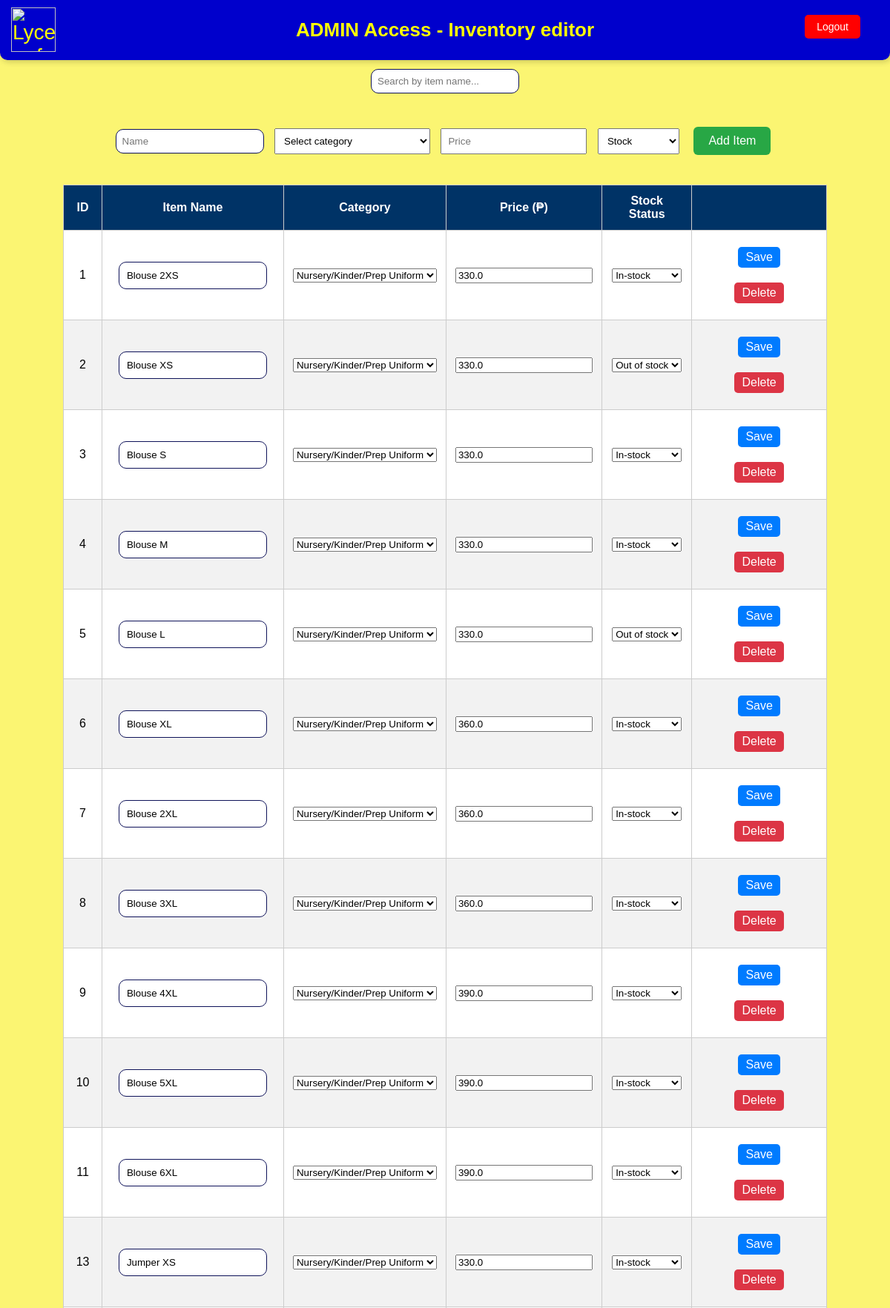
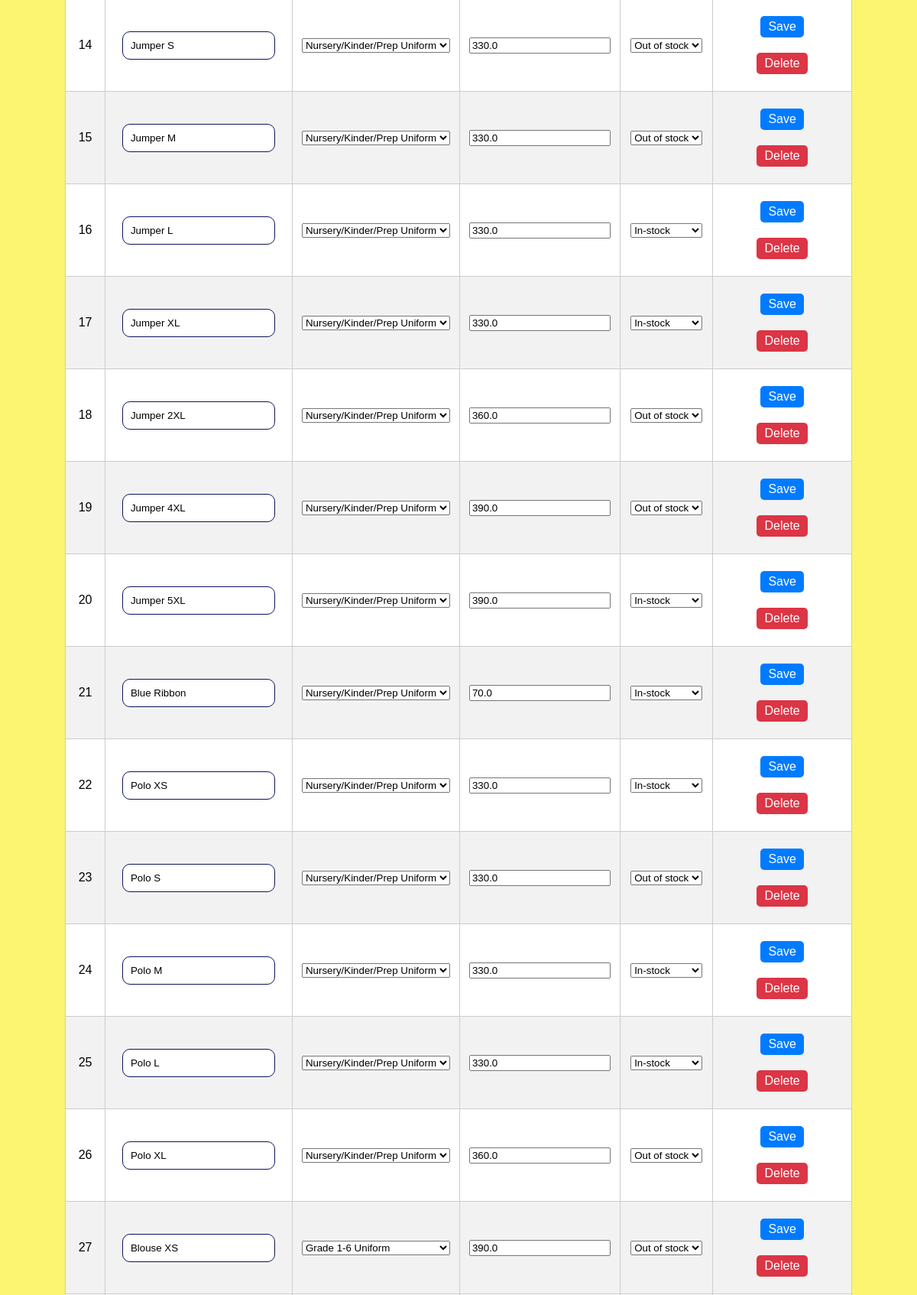
/admin (signed in, upper part), run on the app's committed database (2 pictures, top to bottom).
### tables this page shows
CREATE TABLE "items" (
                id INTEGER PRIMARY KEY AUTOINCREMENT,
                name TEXT NOT NULL,
                category TEXT CHECK(category IN ('School supplies', 'Uniforms', 'Nursery/Kinder/Prep Uniform', 'Grade 1-6 Uniform', 'Grade 7-12 Uniform', 'College - Uniform', 'Others')) NOT NULL,
                price REAL NOT NULL,
                stock_status TEXT CHECK(stock_status IN ('In-stock', 'Out of stock')) NOT NULL
            );

### bookstore_run.py (the view)
@app.route('/admin')
@requires_login
def admin():
    with sqlite3.connect(DB_FILE) as conn:
        conn.row_factory = sqlite3.Row
        cursor = conn.cursor()
        cursor.execute("SELECT * FROM items")
        rows = cursor.fetchall()
    return render_template('admin.html', items=rows)

### bookstore_run.py (called while the page is built)
def requires_login(f):
    @wraps(f)
    def decorated(*args, **kwargs):
        if not session.get('logged_in'):
            return redirect(url_for('login'))
        return f(*args, **kwargs)
    return decorated

### templates/admin.html (shortened to what this page needs)
<html>
<head>
    <link rel="stylesheet" href="/static/style.css">
</head>
<body>
   	<header>
        <h1>ADMIN Access - Inventory editor</h1>
			<img src="https://i.ibb.co/TBZTnjSF/logo.png" alt="Lyceum of Alabang" class="logo-left">
		<a href="/logout" onclick="return confirm('Are you sure you want to log out?')"; style="font-size: 14px; position: absolute; top: 20px; right: 40px; background: red; color: white; padding: 8px 16px; border-radius: 5px; text-decoration: none;">
    Logout
</a>
    </header>
		<div class="search-form">
        <br><input type="text" id="searchInput" placeholder="Search by item name..." onkeyup="searchTable()">
    </div>
    <form class="add-form" action="/admin/add" method="post">
        <input type="text" name="name" placeholder="Name" required>
        <select name="category" required>
			<option value="" disabled selected hidden>Select category</option>
        </select>
        <input type="number" name="price" step="0.01" placeholder="Price" required>
        <select name="stock_status" required>
			<option value="" disabled selected hidden>Stock</option>
        </select>
        <button type="submit">Add Item</button>
    </form>
    <table id="itemsTable">
        <thead>
            <tr>
                <th>ID</th>
                <th>Item Name</th>
                <th>Category</th>
                <th>Price (₱)</th>
                <th>Stock Status</th>
                <th></th>
            </tr>
        </thead>
        <tbody>
            {% for item in items %}
			<tr>
				<form method="POST" action="/admin/edit/{{ item['id'] }}" class="inline-form">
					<td>{{ item['id'] }}</td>
					<td><input type="text" name="name" value="{{ item['name'] }}" required></td>
					<td>
						<select name="category" required>
							<option value="Nursery/Kinder/Prep Uniform" {% if item['category'] == 'Nursery/Kinder/Prep Uniform' %}selected{% endif %}>Nursery/Kinder/Prep Uniform</option>
							<option value="Grade 1-6 Uniform" {% if item['category'] == 'Grade 1-6 Uniform' %}selected{% endif %}>Grade 1-6 Uniform</option>
						</select>
					</td>
					<td><input type="number" name="price" value="{{ item['price'] }}" required></td>
					<td>
						<select name="stock_status" required>
							<option value="In-stock" {% if item['stock_status'] == 'In-stock' %}selected{% endif %}>In-stock</option>
							<option value="Out of stock" {% if item['stock_status'] == 'Out of stock' %}selected{% endif %}>Out of stock</option>
						</select>
					</td>
					<td>
						<button type="submit" class="edit-btn">Save</button>
					</form>
					<form method="POST" action="/admin/delete/{{ item['id'] }}" style="display:inline;" onsubmit="return removeItem();">
						<button type="submit" class="delete-btn">Delete</button>
					</form>
			</tr>
            {% endfor %}
        </tbody>
    </table>
</body>
</html>

### static/style.css (style rules this page uses)
body { background-color: #fbf572; font-family: Arial, sans-serif; text-align: center; padding: 20px; }
h1, h2, h3 { color: #0e1259; }
button { background-color: #0e1259; color: white; border: none; padding: 10px 20px; margin: 10px; font-size: 16px; cursor: pointer; border-radius: 10px; }
input[type="text"] { padding: 10px; margin: 10px; border-radius: 10px; border: 1px solid #0e1259; width: 200px; }
table, th, td { border: 1px solid #ccc; border-collapse: collapse; padding: 10px; }

### templates/admin.html (style rules this page uses)
body { font-family: Arial, sans-serif; padding: 20px; margin-top: 50px }
header { position: fixed; top: 0; left: 0; right: 0; background-color: rgb(0, 0, 204); color: yellow; font-size: 28px; padding: 25px 200px; margin: 0; border-radius: 0 0 10px 10px; box-shadow: 2px 2px 8px rgba(0,0,0,0.2); z-index: 1000; }
header h1 { color: yellow; font-size: 26px; margin: 0; }
.logo-left, .logo-right { position: absolute; top: 20px; width: 50px; height: 50px; }
.logo-left { position: absolute; top: 10px; left: 15px; width: 60px; height: 60px; }
.add-form, .search-form { text-align: center; margin-bottom: 30px; }
.add-form input, .add-form select, .search-form input { padding: 8px; margin: 5px; }
.add-form button { padding: 10px 20px; background-color: #28a745; color: white; border: none; border-radius: 6px; cursor: pointer; }
table { width: 90%; margin: 0 auto; border-collapse: collapse; background-color: white; }
th, td { border: 1px solid #ccc; padding: 12px; text-align: center; }
th { background-color: #003366; color: white; }
tr:nth-child(even) { background-color: #f2f2f2; }
.edit-btn, .delete-btn { padding: 5px 10px; border-radius: 5px; text-decoration: none; color: white; }
.edit-btn { background-color: #007bff; }
.delete-btn { background-color: #dc3545; }
form.inline-form { display: inline; }

### data on the page
items: id "1", name "Blouse 2XS", category "Nursery/Kinder/Prep Uniform", price "330.0", stock_status "In-stock"
items: id "2", name "Blouse XS", category "Nursery/Kinder/Prep Uniform", price "330.0", stock_status "Out of stock"
items: id "3", name "Blouse S", category "Nursery/Kinder/Prep Uniform", price "330.0", stock_status "In-stock"
items: id "4", name "Blouse M", category "Nursery/Kinder/Prep Uniform", price "330.0", stock_status "In-stock"
items: id "5", name "Blouse L", category "Nursery/Kinder/Prep Uniform", price "330.0", stock_status "Out of stock"
items: id "6", name "Blouse XL", category "Nursery/Kinder/Prep Uniform", price "360.0", stock_status "In-stock"
items: id "7", name "Blouse 2XL", category "Nursery/Kinder/Prep Uniform", price "360.0", stock_status "In-stock"
items: id "8", name "Blouse 3XL", category "Nursery/Kinder/Prep Uniform", price "360.0", stock_status "In-stock"
items: id "9", name "Blouse 4XL", category "Nursery/Kinder/Prep Uniform", price "390.0", stock_status "In-stock"
items: id "10", name "Blouse 5XL", category "Nursery/Kinder/Prep Uniform", price "390.0", stock_status "In-stock"
items: id "11", name "Blouse 6XL", category "Nursery/Kinder/Prep Uniform", price "390.0", stock_status "In-stock"
items: id "13", name "Jumper XS", category "Nursery/Kinder/Prep Uniform", price "330.0", stock_status "In-stock"
items: id "14", name "Jumper S", category "Nursery/Kinder/Prep Uniform", price "330.0", stock_status "Out of stock"
items: id "15", name "Jumper M", category "Nursery/Kinder/Prep Uniform", price "330.0", stock_status "Out of stock"
items: id "16", name "Jumper L", category "Nursery/Kinder/Prep Uniform", price "330.0", stock_status "In-stock"
items: id "17", name "Jumper XL", category "Nursery/Kinder/Prep Uniform", price "330.0", stock_status "In-stock"
items: id "18", name "Jumper 2XL", category "Nursery/Kinder/Prep Uniform", price "360.0", stock_status "Out of stock"
items: id "19", name "Jumper 4XL", category "Nursery/Kinder/Prep Uniform", price "390.0", stock_status "Out of stock"
items: id "20", name "Jumper 5XL", category "Nursery/Kinder/Prep Uniform", price "390.0", stock_status "In-stock"
items: id "21", name "Blue Ribbon", category "Nursery/Kinder/Prep Uniform", price "70.0", stock_status "In-stock"
items: id "22", name "Polo XS", category "Nursery/Kinder/Prep Uniform", price "330.0", stock_status "In-stock"
items: id "23", name "Polo S", category "Nursery/Kinder/Prep Uniform", price "330.0", stock_status "Out of stock"
items: id "24", name "Polo M", category "Nursery/Kinder/Prep Uniform", price "330.0", stock_status "In-stock"
items: id "25", name "Polo L", category "Nursery/Kinder/Prep Uniform", price "330.0", stock_status "In-stock"
items: id "26", name "Polo XL", category "Nursery/Kinder/Prep Uniform", price "360.0", stock_status "Out of stock"
items: id "27", name "Blouse XS", category "Grade 1-6 Uniform", price "390.0", stock_status "Out of stock"
